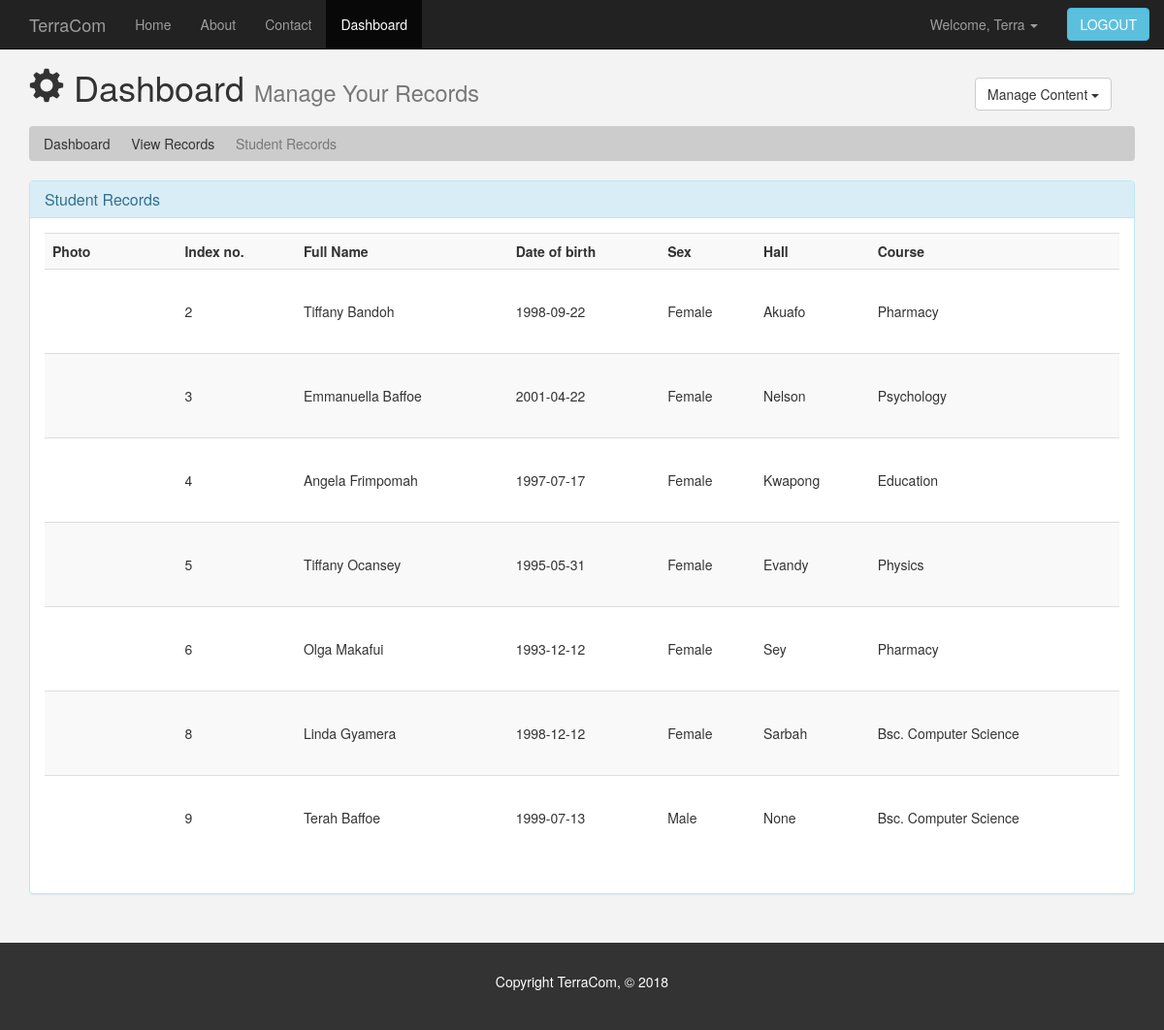
Page /view-student.php (signed in) on the committed database.
### tables this page shows
CREATE TABLE `studentdetails` (
  `std_id` int(11) NOT NULL,
  `std_first` varchar(30) NOT NULL,
  `std_last` varchar(30) NOT NULL,
  `std_sex` varchar(10) NOT NULL,
  `std_hall` varchar(256) NOT NULL,
  `std_course` varchar(256) NOT NULL,
  `std_dob` date NOT NULL,
  `std_joined` timestamp NOT NULL DEFAULT CURRENT_TIMESTAMP ON UPDATE CURRENT_TIMESTAMP,
  `std_imgstat` int(2) NOT NULL
);

CREATE TABLE `studentgallery` (
  `img_id` int(11) NOT NULL,
  `img_stdid` int(11) NOT NULL,
  `img_folder` varchar(256) NOT NULL,
  `img_fullname` varchar(256) NOT NULL
);

### view-student.php (the view, shortened to what this page needs)
<?php
  include_once "includes/server.php";
  $result = mysqli_query($conn, "SELECT * FROM studentdetails;");
?>
<!DOCTYPE html>
<html lang="en" dir="ltr">
  <head>
    <link href="css/bootstrap.min.css" rel="stylesheet">
    <link href="css/style.css" rel="stylesheet">
  </head>
  <body>
    <?php include "dashboard-nav.php" ?>
    <?php include "dashboard-header.php" ?>
    <section id="breadcrumb">
      <div class="container">
        <ol class="breadcrumb">
          <li><a href="dashboard.php">Dashboard</a></li>
          <li><a href="view.php">View Records</a></li>
          <li class="active">Student Records</li>
        </ol>
      </div>
    </section>
      <div class="container">
        <div class="row">
          <div class="col-sm-12">
            <div class="panel panel-info">
            <div class="panel-heading">
              <h3 class="panel-title">Student Records</h3>
            </div>
            <div class="panel-body">
              <table class="table table-striped table-hover">
                <tr>
                  <th>Photo</th>
                  <th>Index no.</th>
                  <th colspan="2">Full Name</th>
                  <th>Date of birth</th>
                  <th>Sex</th>
                  <th>Hall</th>
                  <th>Course</th>
                </tr>
                <?php while ($row = mysqli_fetch_assoc($result)) :?>
                  <?php
                    $id = $row['std_id'];
                    if ($row['std_imgstat'] == 1) {
                      $sql = "SELECT * FROM studentgallery WHERE img_stdid='$id';";
                      $imResult = mysqli_query($conn, $sql);
                      $imPath = mysqli_fetch_assoc($imResult);
                      $path = $imPath['img_folder'].$imPath['img_fullname'].'?'.mt_rand();
                    } else {
                      $path = "./images/defaultprofile.png";
                    }
                  ?>
                  <tr class="view-record-entry">
                    <td><div id="viewImg" style="background-image: url(<?php echo $path; ?>)"></div></td>
                    <td><?php echo $row['std_id'];?></td>
                    <td colspan="2"><?php echo $row['std_first']." ".$row['std_last'];?></td>
                    <td><?php echo $row['std_dob'];?></td>
                    <td><?php echo $row['std_sex'];?></td>
                    <td><?php echo $row['std_hall'];?></td>
                    <td><?php echo $row['std_course'];?></td>
                  </tr>
                <?php endwhile; ?>
              </table>
            </div>
          </div>
        </div>
      </div>
    </div>
    <footer id="footer">
      <p>Copyright TerraCom, &copy; 2018</p>
    </footer>
  </body>
</html>

### css/style.css (style rules this page uses)
body { background-color: #f3f3f3; }
.breadcrumb { margin-top: 10px; background-color: #cccccc; color: #333333; }
.breadcrumb a { color: #333333; }
#viewImg { width: 70px; height: 70px; background-repeat: no-repeat; background-size: cover; background-position: center; border-radius: 3px; }
.view-record-entry td { line-height: 70px !important; }
#footer { background:#333333; color: #ffffff; text-align: center; padding: 30px; margin-top: 30px; }

### rows in the picture
studentdetails: std_id "2", std_first "Tiffany", std_last "Bandoh", std_dob "1998-09-22", std_sex "Female", std_hall "Akuafo", std_course "Pharmacy"
studentdetails: std_id "3", std_first "Emmanuella", std_last "Baffoe", std_dob "2001-04-22", std_sex "Female", std_hall "Nelson", std_course "Psychology"
studentdetails: std_id "4", std_first "Angela", std_last "Frimpomah", std_dob "1997-07-17", std_sex "Female", std_hall "Kwapong", std_course "Education"
studentdetails: std_id "5", std_first "Tiffany", std_last "Ocansey", std_dob "1995-05-31", std_sex "Female", std_hall "Evandy", std_course "Physics"
studentdetails: std_id "6", std_first "Olga", std_last "Makafui", std_dob "1993-12-12", std_sex "Female", std_hall "Sey", std_course "Pharmacy"
studentdetails: std_id "8", std_first "Linda", std_last "Gyamera", std_dob "1998-12-12", std_sex "Female", std_hall "Sarbah", std_course "Bsc. Computer Science"
studentdetails: std_id "9", std_first "Terah", std_last "Baffoe", std_dob "1999-07-13", std_sex "Male", std_hall "None", std_course "Bsc. Computer Science"

### other values in the picture
$_SESSION['adminName'] "Terra"
